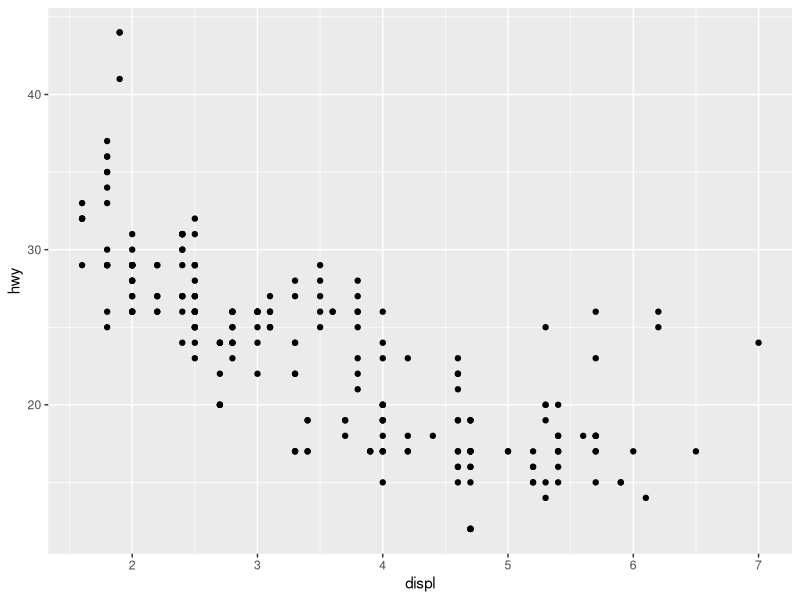
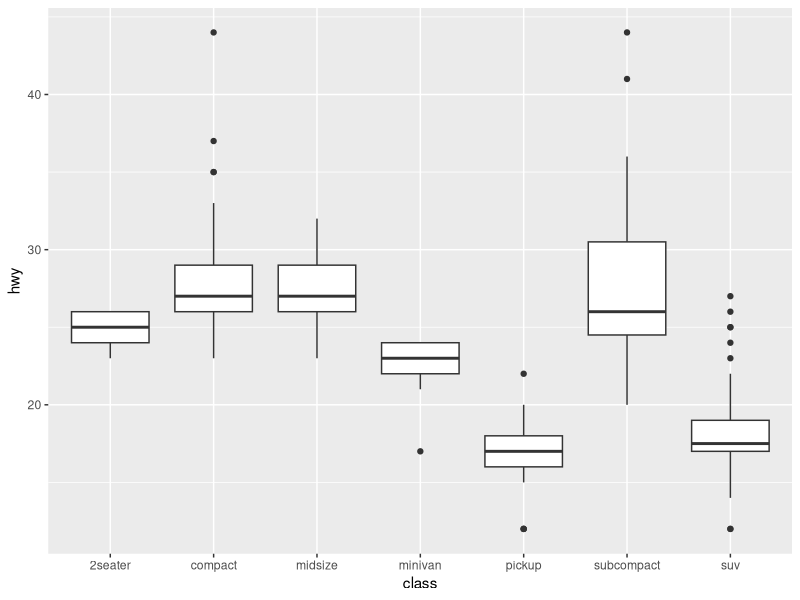
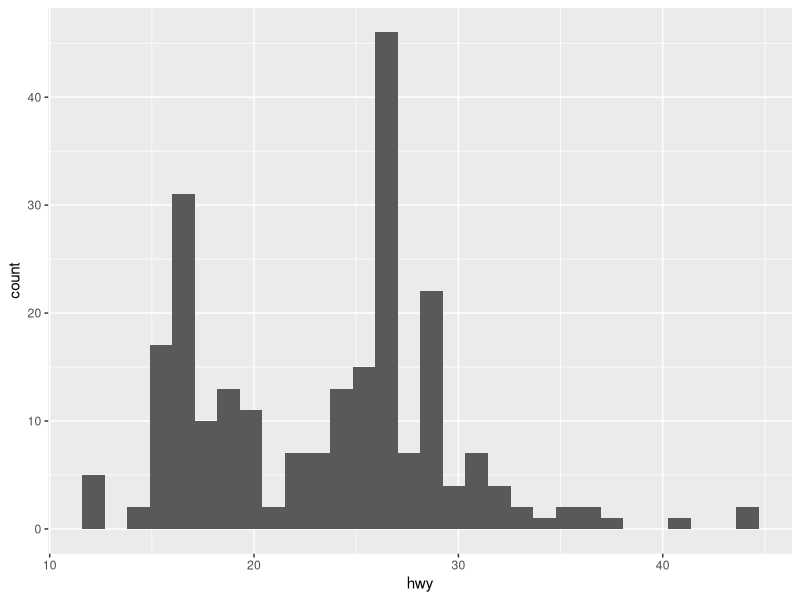
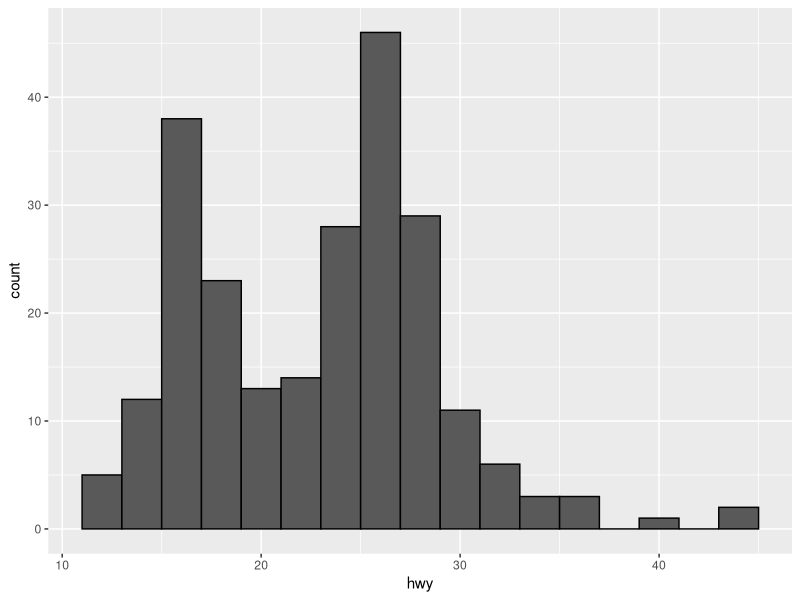
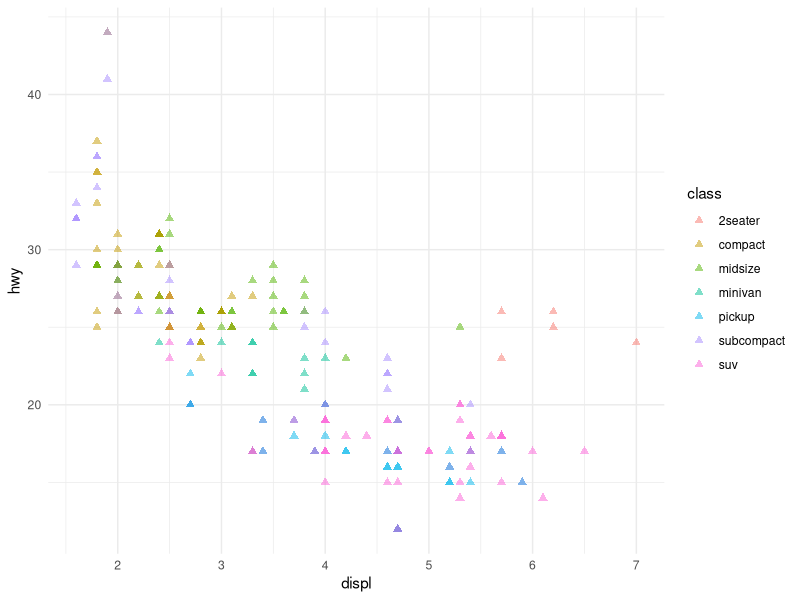
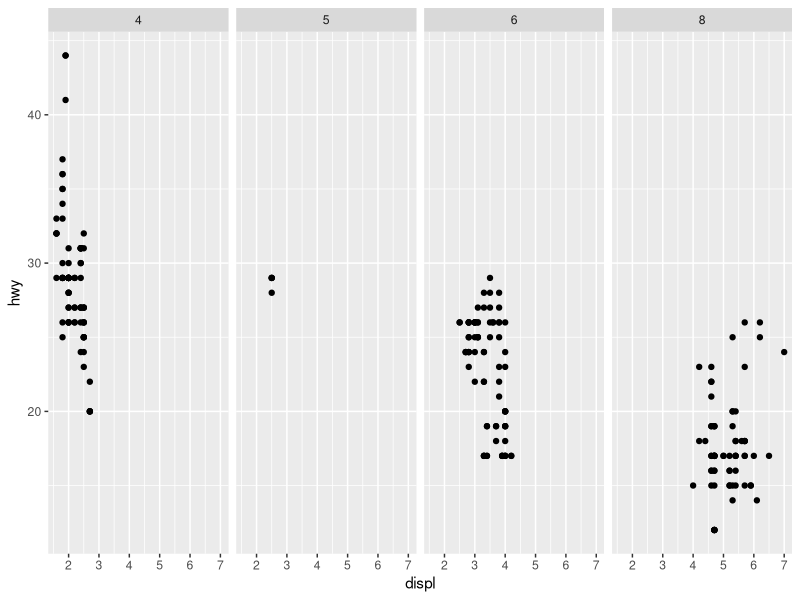
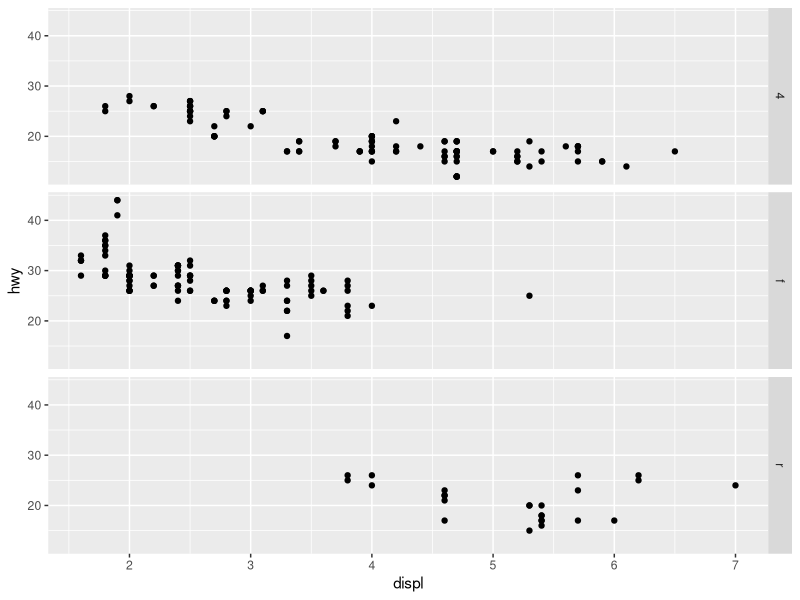
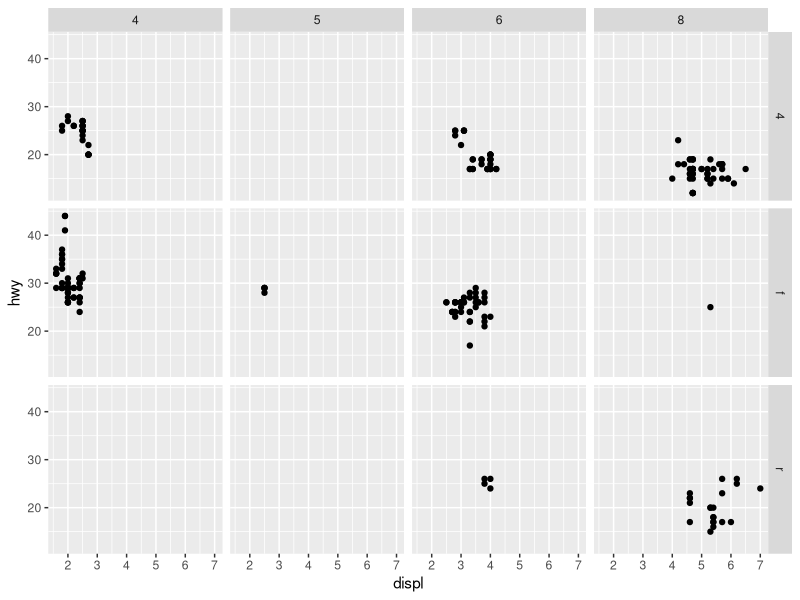

Recreate these plots in R, in order.
## ---- chunk 1
#| label: setup-install
#| include: false

install.packages("rlang")

## ---- chunk 2
#| label: setup
#| include: false
library(ggplot2)
library(tidyverse)
## ---- chunk 3
#| label: render-6-rows
head(mpg)
## ---- chunk 4
#| label: ggplot-mpg
ggplot(data = mpg) +
  geom_point(mapping = aes(x=displ, y= hwy))
## ---- chunk 5
#| label: boxplot
ggplot(data = mpg) +
  geom_boxplot(mapping = aes(x = class, y = hwy))
## ---- chunk 6
#| label: histogram
ggplot(data = mpg) +
  geom_histogram(mapping= aes(x = hwy))
## ---- chunk 7
#| label: histogram-binwidth-2

ggplot(data = mpg) +
  geom_histogram(mapping= aes(x = hwy), binwidth=2,
                 color="black")
## ---- chunk 8
#| label: scatterplot-color-by-class
ggplot(data = mpg) +
  geom_point(mapping = aes(x = displ, 
                           y = hwy,
                           color = class),
             size = 2,
             alpha = 0.5,
             shape = "triangle") +
  theme_minimal()

## ---- chunk 9
#| label: add-label-help-me
# Makes a plot that the commands below will modify
q <- ggplot(mpg) + geom_point(aes(x = displ, y = hwy))

#make one row, four columns by cyl
q + facet_grid(. ~ cyl)

#makes three rows, one column by drv
q + facet_grid(drv ~ .)

#makes three rows by drv, four columns by cyl
q + facet_grid(drv ~ cyl)

#makes a graph for each value in class
q + facet_wrap(~ class)
## ---- chunk 10
#| label: barplot
ggplot(data=mpg) +
  geom_bar(aes(x= class, fill= class))+
  guides(fill="none")+
  labs(x= "class of vehicles",
       y= " number of vehicles in sample") +
  theme_get()
## ---- chunk 11
ggplot(mpg) + 
  geom_point(aes(displ, hwy)) +
  geom_smooth(aes(displ, hwy)) 
# ggsave("example.jpg")
